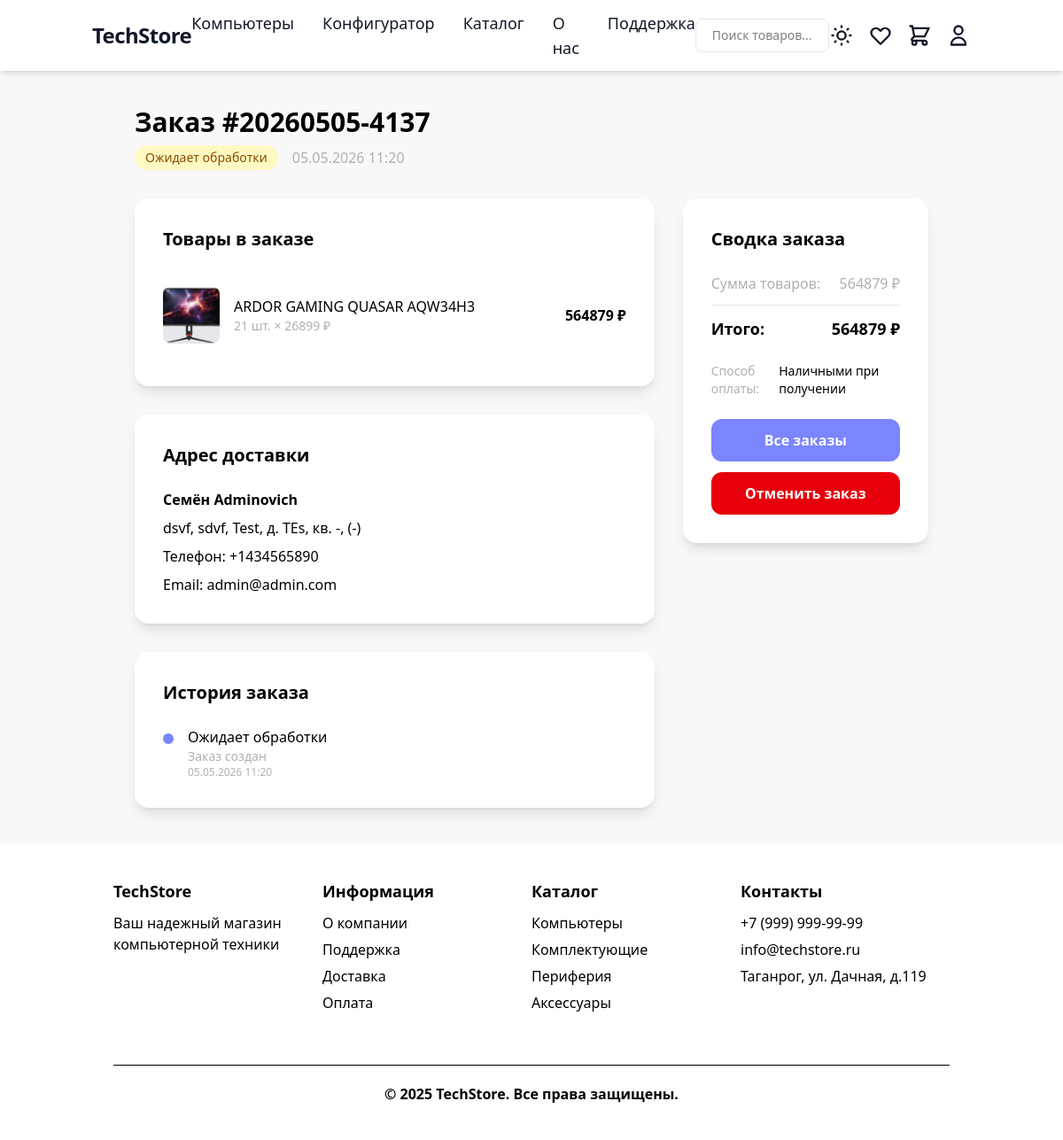
/orders/19/ (signed in), run on the app's committed database.
### order/models.py (models this page shows, shortened)
class Order(models.Model):
    STATUS_CHOICES = [
        ('pending', 'Ожидает обработки'),
        ('confirmed', 'Подтвержден'),
        ('processing', 'В обработке'),
        ('shipped', 'Отправлен'),
        ('delivered', 'Доставлен'),
        ('cancelled', 'Отменен'),
    ]
    PAYMENT_METHOD_CHOICES = [
        ('cash', 'Наличными при получении'),
        ('card', 'Банковской картой'),
        ('online', 'Онлайн оплата'),
    ]
    user = models.ForeignKey(settings.AUTH_USER_MODEL, on_delete=models.CASCADE, related_name='orders')
    order_number = models.CharField('Номер заказа', max_length=20, unique=True)
    status = models.CharField('Статус', max_length=20, choices=STATUS_CHOICES, default='pending')
    first_name = models.CharField('Имя', max_length=100)
    last_name = models.CharField('Фамилия', max_length=100)
    email = models.EmailField('Email')
    phone = models.CharField('Телефон', max_length=20)
    delivery_region = models.CharField('Регион', max_length=100)
    delivery_city = models.CharField('Город', max_length=100)
    delivery_street = models.CharField('Улица', max_length=200)
    delivery_house = models.CharField('Дом', max_length=20)
    delivery_apartment = models.CharField('Квартира', max_length=20, blank=True)
    delivery_postal_code = models.CharField('Почтовый индекс', max_length=20, blank=True)
    subtotal = models.DecimalField('Сумма товаров', max_digits=10, decimal_places=2)
    discount_amount = models.DecimalField('Размер скидки', max_digits=10, decimal_places=2, default=0)
    total_amount = models.DecimalField('Итоговая сумма', max_digits=10, decimal_places=2)
    payment_method = models.CharField('Способ оплаты', max_length=20, choices=PAYMENT_METHOD_CHOICES)
    comment = models.TextField('Комментарий к заказу', blank=True)
    promocode_used = models.CharField('Использованный промокод', max_length=50, blank=True)
    created_at = models.DateTimeField('Дата создания', auto_now_add=True)
    updated_at = models.DateTimeField('Дата обновления', auto_now=True)
    class Meta:
        verbose_name = 'Заказ'
        verbose_name_plural = 'Заказы'
        ordering = ['-created_at']
    @property
    def full_address(self):
        address_parts = [
            self.delivery_region,
            self.delivery_city,
            self.delivery_street,
            f"д. {self.delivery_house}",
        ]
        if self.delivery_apartment:
            address_parts.append(f"кв. {self.delivery_apartment}")
        if self.delivery_postal_code:
            address_parts.append(f"({self.delivery_postal_code})")
        return ", ".join(address_parts)

class OrderItem(models.Model):
    order = models.ForeignKey(Order, verbose_name='Заказ', on_delete=models.CASCADE, related_name='items')
    product = models.ForeignKey(Product, verbose_name='Товар', on_delete=models.CASCADE)
    product_name = models.CharField('Название товара', max_length=200)  # На случай если товар удалят
    product_price = models.DecimalField('Цена за единицу', max_digits=10, decimal_places=2)
    quantity = models.PositiveIntegerField('Количество')
    total_price = models.DecimalField('Общая стоимость', max_digits=10, decimal_places=2)
    class Meta:
        verbose_name = 'Товар в заказе'
        verbose_name_plural = 'Товары в заказе'

class OrderStatusHistory(models.Model):
    order = models.ForeignKey(Order, verbose_name='Заказ', on_delete=models.CASCADE, related_name='status_history')
    status = models.CharField('Статус', max_length=20, choices=Order.STATUS_CHOICES)
    comment = models.TextField('Комментарий', blank=True)
    created_at = models.DateTimeField('Дата изменения', auto_now_add=True)
    created_by = models.ForeignKey(
        settings.AUTH_USER_MODEL,
        on_delete=models.SET_NULL,
        null=True,
        blank=True,
        verbose_name='Изменил'
    )
    class Meta:
        verbose_name = 'История статуса заказа'
        verbose_name_plural = 'История статусов заказов'
        ordering = ['-created_at']

### store/models.py (models this page shows, shortened)
class Product(models.Model):
    seller = models.ForeignKey(
        settings.AUTH_USER_MODEL,
        on_delete=models.SET_NULL,
        related_name='seller_products',
        verbose_name='Продавец',
        null=True,
        blank=True,
    )
    category = models.ForeignKey(
        Category,
        on_delete=models.PROTECT,
        related_name='products',
        verbose_name='Категория'
    )
    name = models.CharField('Название', max_length=200)
    slug = models.SlugField('URL', max_length=200, unique=True)
    price = models.DecimalField(
        'Цена',
        max_digits=10,
        decimal_places=2,
        validators=[MinValueValidator(Decimal('0.01'))]
    )
    discount = models.PositiveIntegerField('Скидка (%)', default=0)
    stock = models.PositiveIntegerField(
        'Количество на складе',
        default=0,
        help_text='Количество товара на складе'
    )
    min_stock = models.PositiveIntegerField(
        'Минимальный остаток',
        default=0,
        help_text='Минимальное количество для предупреждения о заканчивающемся товаре'
    )
    is_popular = models.BooleanField(
        'Популярный товар',
        default=False,
        help_text='Отметьте, если товар является популярным и должен отображаться в специальных блоках.'
    )
    description = models.TextField(
        'Описание',
        blank=True,
        default='',
        help_text='Можно использовать HTML-теги для форматирования текста (например, <ul>, <li>, <b>, <h3> и т.д.)'
    )
    image = models.ImageField('Фото', upload_to='products/', blank=True, null=True)
    class Meta:
        verbose_name = 'Товар'
        verbose_name_plural = 'Товары'

### order/views.py (the view, shortened to what this page needs)
# urls.py: path('<int:order_id>/', views.order_detail, name='order_detail'),
@login_required
def order_detail(request, order_id):
    order = get_object_or_404(Order, id=order_id, user=request.user)
    order_items = order.items.select_related('product')
    status_history = order.status_history.all()
    promocode_usage = None
    context = {
        'order': order,
        'order_items': order_items,
        'status_history': status_history,
        'promocode_usage': promocode_usage,
    }
    return render(request, 'order/order_detail.html', context)

### order/templates/order/order_detail.html (shortened to what this page needs)
{% extends 'base.html' %}
{% block content %}
<div class="min-h-screen py-10 flex justify-center items-start px-4 sm:px-6 lg:px-8">
    <div class="max-w-4xl w-full">
        <div class="mb-8">
            <h1 class="text-3xl font-bold text-black dark:text-white mb-2">Заказ #{{ order.order_number }}</h1>
            <div class="flex items-center gap-4">
                <span class="px-3 py-1 rounded-full text-sm font-medium
                    {% if order.status == 'pending' %}bg-yellow-100 dark:bg-yellow-900 text-yellow-800 dark:text-yellow-300
                    {% elif order.status == 'confirmed' %}bg-blue-100 dark:bg-blue-900 text-blue-800 dark:text-blue-300
                    {% elif order.status == 'processing' %}bg-purple-100 dark:bg-purple-900 text-purple-800 dark:text-purple-300
                    {% elif order.status == 'shipped' %}bg-orange-100 dark:bg-orange-900 text-orange-800 dark:text-orange-300
                    {% elif order.status == 'delivered' %}bg-green-100 dark:bg-green-900 text-green-800 dark:text-green-300
                    {% elif order.status == 'cancelled' %}bg-red-100 dark:bg-red-900 text-red-800 dark:text-red-300
                    {% endif %}">
                    {{ order.get_status_display }}
                </span>
                <span class="text-[#b0b0b0] dark:text-[#7a8599]">{{ order.created_at|date:"d.m.Y H:i" }}</span>
            </div>
        </div>
        <div class="grid grid-cols-1 lg:grid-cols-3 gap-8">
            <div class="lg:col-span-2 space-y-8">
                <div class="bg-white dark:bg-[#28303F] rounded-2xl p-8 shadow-lg">
                    <h2 class="text-xl font-bold text-black dark:text-white mb-6">Товары в заказе</h2>
                    <div class="space-y-4">
                        {% for item in order_items %}
                        <div class="flex items-center gap-4 py-4 border-b border-[#e5e7eb] dark:border-[#363b4a] last:border-b-0">
                            <div class="w-16 h-16 bg-[#e5e7eb] dark:bg-[#1a2230] rounded-lg flex items-center justify-center">
                                {% if item.product.image %}
                                    <img src="{{ item.product.image.url }}" alt="{{ item.product_name }}" class="w-full h-full object-cover rounded-lg">
                                {% else %}
                                    <span class="text-[#b0b0b0] dark:text-[#7a8599] text-xs">Фото</span>
                                {% endif %}
                            </div>
                            <div class="flex-1">
                                <div class="text-black dark:text-white font-medium">{{ item.product_name }}</div>
                                <div class="text-[#b0b0b0] dark:text-[#7a8599] text-sm">{{ item.quantity }} шт. × {{ item.product_price|floatformat:0 }} ₽</div>
                            </div>
                            <div class="text-black dark:text-white font-bold">
                                {{ item.total_price|floatformat:0 }} ₽
                            </div>
                        </div>
                        {% endfor %}
                    </div>
                </div>
                <div class="bg-white dark:bg-[#28303F] rounded-2xl p-8 shadow-lg">
                    <h2 class="text-xl font-bold text-black dark:text-white mb-6">Адрес доставки</h2>
                    <div class="text-black dark:text-white">
                        <div class="mb-2"><strong>{{ order.first_name }} {{ order.last_name }}</strong></div>
                        <div class="mb-2">{{ order.full_address }}</div>
                        <div class="mb-2">Телефон: {{ order.phone }}</div>
                        <div>Email: {{ order.email }}</div>
                    </div>
                </div>
                {% if status_history %}
                <div class="bg-white dark:bg-[#28303F] rounded-2xl p-8 shadow-lg">
                    <h2 class="text-xl font-bold text-black dark:text-white mb-6">История заказа</h2>
                    <div class="space-y-4">
                        {% for history in status_history %}
                        <div class="flex items-start gap-4">
                            <div class="w-3 h-3 rounded-full bg-[#7a85ff] mt-2 flex-shrink-0"></div>
                            <div class="flex-1">
                                <div class="text-black dark:text-white font-medium">{{ history.get_status_display }}</div>
                                {% if history.comment %}
                                    <div class="text-[#b0b0b0] dark:text-[#7a8599] text-sm">{{ history.comment }}</div>
                                {% endif %}
                                <div class="text-[#b0b0b0] dark:text-[#7a8599] text-xs">{{ history.created_at|date:"d.m.Y H:i" }}</div>
                            </div>
                        </div>
                        {% endfor %}
                    </div>
                </div>
                {% endif %}
            </div>
            <div class="lg:col-span-1">
                <div class="bg-white dark:bg-[#28303F] rounded-2xl p-8 shadow-lg sticky top-20">
                    <h2 class="text-xl font-bold text-black dark:text-white mb-6">Сводка заказа</h2>
                    <div class="space-y-3 mb-6">
                        <div class="flex justify-between text-[#b0b0b0] dark:text-[#7a8599]">
                            <span>Сумма товаров:</span>
                            <span>{{ order.subtotal|floatformat:0 }} ₽</span>
                        </div>
                        <hr class="border-[#e5e7eb] dark:border-[#363b4a]">
                        <div class="flex justify-between text-black dark:text-white text-lg font-bold">
                            <span>Итого:</span>
                            <span>{{ order.total_amount|floatformat:0 }} ₽</span>
                        </div>
                    </div>
                    <div class="space-y-3 text-sm">
                        <div class="flex justify-between">
                            <span class="text-[#b0b0b0] dark:text-[#7a8599]">Способ оплаты:</span>
                            <span class="text-black dark:text-white">{{ order.get_payment_method_display }}</span>
                        </div>
                    </div>
                    <div class="mt-6">
                        <a href="{% url 'users:profile' %}"
                           class="w-full bg-[#7a85ff] hover:bg-[#4b1bb3] text-white py-3 rounded-xl text-center font-bold transition-colors block">
                            Все заказы
                        </a>
                        {% if order.status == 'pending' or order.status == 'processing' %}
                        <button id="cancel-order-btn" type="button"
                            class="w-full mt-3 bg-red-600 hover:bg-red-700 text-white py-3 rounded-xl text-center font-bold transition-colors block">
                            Отменить заказ
                        </button>
                        {% endif %}
                    </div>
                </div>
            </div>
        </div>
    </div>
</div>
{% endblock %}

### data on the page
Order: order_number "20260505-4137", status "Ожидает обработки", created_at "05.05.2026 11:20", first_name "Семён", last_name "Adminovich", full_address "dsvf, sdvf, Test, д. TEs, кв. -, (-)", phone "+1434565890", email "admin@admin.com", subtotal "564879", total_amount "564879", payment_method "Наличными при получении"
OrderItem: product.image (picture), product_name "ARDOR GAMING QUASAR AQW34H3", quantity "21", product_price "26899", total_price "564879"
OrderStatusHistory: status "Ожидает обработки", comment "Заказ создан", created_at "05.05.2026 11:20"
